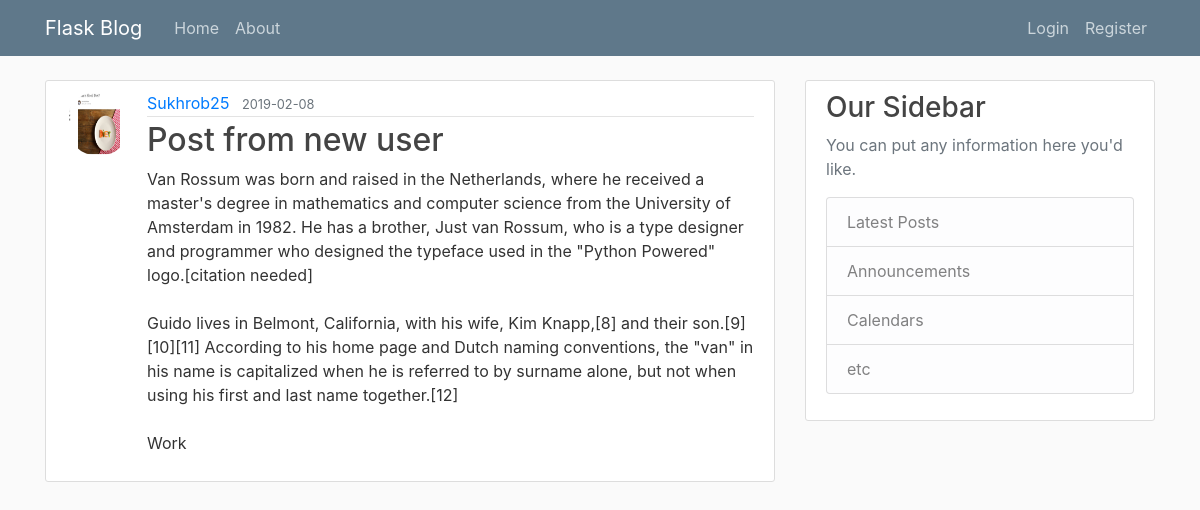
/post/12, run on an earlier commit of the app's database.
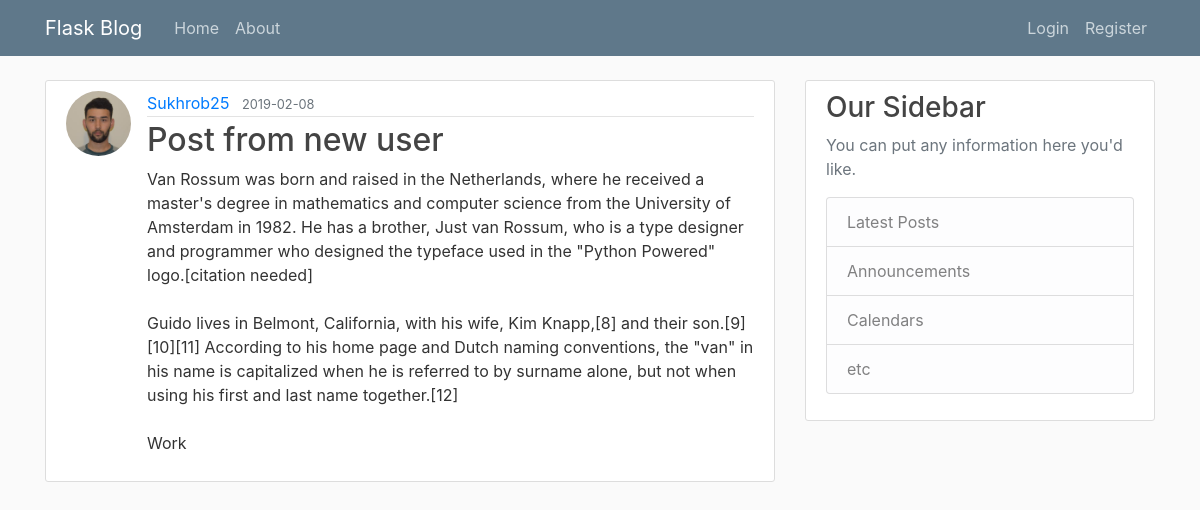
And on a later commit of the database.
### flaskblog/models.py (models this page shows, shortened)
class User(db.Model, UserMixin):
    id = db.Column(db.Integer, primary_key=True)
    username = db.Column(db.String(20), unique=True, nullable=False)
    email = db.Column(db.String(120), unique=True, nullable=False)
    password = db.Column(db.String(60), nullable=False)
    image_file = db.Column(db.String(20), nullable=False,
                           default='default.jpg')
    Posts = db.relationship('Post', backref='author', lazy=True)

### flaskblog/posts/routes.py (the view)
@posts.route("/post/<int:post_id>")
def post(post_id):
    post = Post.query.get_or_404(post_id)
    return render_template('post.html', title=post.title, post=post)

### flaskblog/templates/post.html (shortened to what this page needs)
{% extends "layout.html" %}
{% block content %}
    <article class="media content-section">
        <img class="rounded-circle article-img" src="{{ url_for('static', filename='profile_pics/' + post.author.image_file) }}">
        <div class="media-body">
            <div class="article-metadata">
                <a class="mr-2" href="{{ url_for('users.user_posts', username=post.author.username) }}">{{ post.author.username }}</a>
                <small class="text-muted">{{ post.date_posted.strftime('%Y-%m-%d') }}</small>
            </div>
            <h2 class="article-title">{{ post.title }}</h2>
            <p class="article-content">{{ post.content }}</p>
        </div>
    </article>
{% endblock content %}

What changed in the data, as far as the page shows it:
changed User "Sukhrob25": image_file: a different picture
